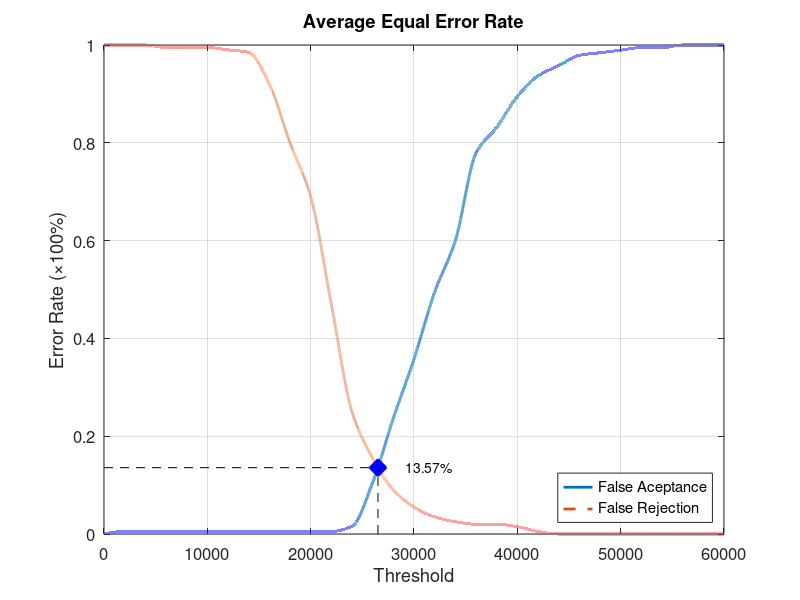
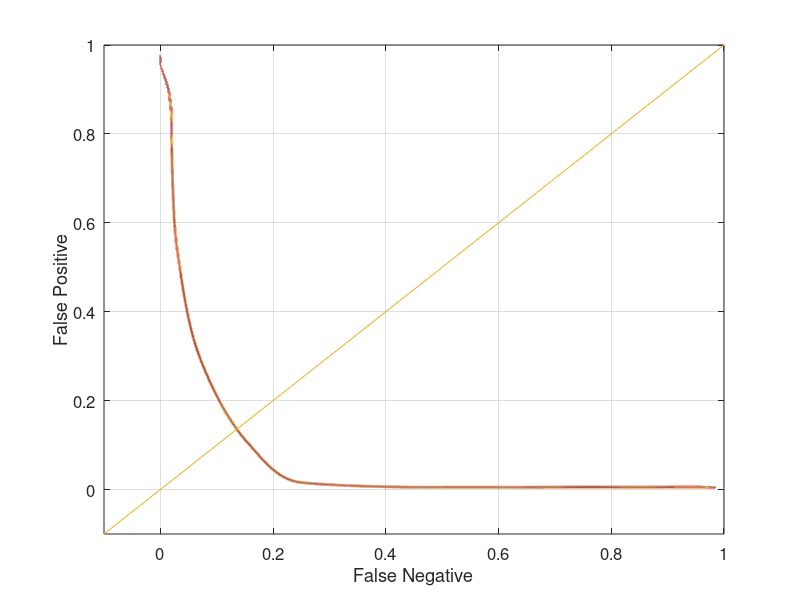

The MATLAB script that drew these images, in order:
function yEER = Database1_3
close all;
clear;
clc;
x = 0:2000:60000;
xq = 0:0.5:60000;

y0 = [0 0.00526316 0.00526316 0.00526316 0.00526316 0.00526316 0.00526316 0.00526316 0.00526316 0.00526316 0.00526316 0.00526316 0.0157895 0.105263 0.236842 0.357895 0.494737 0.6 0.778947 0.831579 0.894737 0.936842 0.957895 0.978947 0.984211 0.989474 0.994737 0.994737 1 1 1];
yy0 = interp1(x, y0, xq, 'pchip');
y1 = [1 1 1 0.995 0.995 0.995 0.99 0.985 0.92 0.8 0.69 0.47 0.25 0.155 0.09 0.055 0.035 0.025 0.02 0.02 0.015 0.005 0 0 0 0 0 0 0 0 0];
yy1 = interp1(x, y1, xq, 'pchip');

% Calculating EER: 
y2 = abs(y0 - y1);
find(y2 == min(y2))
yy2 = abs(yy0 - yy1);
xEER = find(yy2 == min(yy2));
xEERIndex = xq(xEER) % X-axis EER
yEER = yy0(xEER) % Y-axis EER

main = figure
plot(xq, yy0,'-','LineWidth', 2);	hold on
plot(xq, yy1,'--','LineWidth', 2);	hold on
plot([xEERIndex xEERIndex], [0 yEER], 'k--');	hold on
plot([0 xEERIndex], [yEER yEER], 'k--');	hold on
plot(xEERIndex, yEER, 'bx', 'LineWidth', 10);	hold on
text(xEERIndex + 10 * xEERIndex / 100, yEER, [num2str(round((10000 * yEER)) / 100) '%'])
legend('False Aceptance', 'False Rejection', 'Location', 'SouthEast')
xlabel('Threshold')
ylabel('Error Rate (\times100%)')
title('Average Equal Error Rate')
set(gca, 'FontSize', 12)
axis([0 60000 0 1])
grid on

print(main, 'Database1_3Main', '-dpng');
FNRxFPR = figure('Color', [1 1 1]);
plot(yy1, yy0, '-', yy1, yy0, 'LineWidth', 2);
hold on
y = -0.1:0.1:1
plot(y, y); 
set(gca, 'FontSize', 12)
xlabel('False Negative')
ylabel('False Positive')
axis([-0.1 1 -0.1 1])
set(gca, 'FontSize', 12)
grid on

print(FNRxFPR, 'Database1_3FNRxFPR','-dpng');
end
